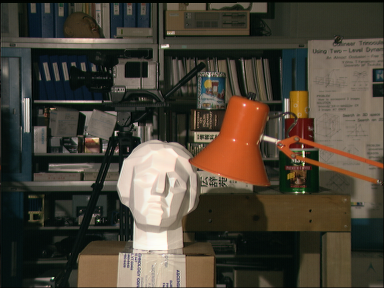
#> input picture 3_DepthFromStereo/data/section-1-disparity-map/scene_L.ppm, 384 x 288 px, found by its file name
$ jupyter execute --allow-errors q1.ipynb   (shell and % lines are left out)
#> lines starting #> are read from the running program, lines starting #| are printed output that depends on the picture
[cell 1]
import cv2
import numpy as np
import maxflow
import graphmaker
from icecream import ic
import tomasi

[cell 2]
L = cv2.imread("/kaggle/input/mystereo/scene_L.ppm")
#> L is the input picture: shape (288, 384, 3); mean B, G, R 55.3, 67.6, 74.7
R = cv2.imread("/kaggle/input/mystereo/scene_R.ppm")
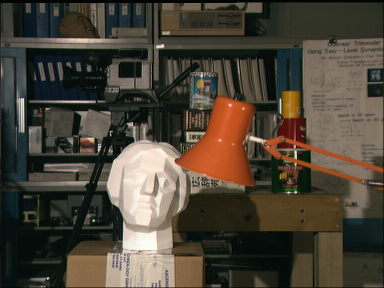
#> input picture 3_DepthFromStereo/data/section-1-disparity-map/scene_R.ppm, 384 x 288 px, found by its file name
#> R is the input picture: shape (288, 384, 3); mean B, G, R 55.4, 67.9, 75.3
L = cv2.resize(L, dsize=None, fx=0.5, fy=0.5)
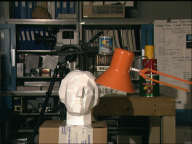
#> L: shape (144, 192, 3); mean B, G, R 55.5, 67.7, 74.8
R = cv2.resize(R, dsize=None, fx=0.5, fy=0.5)
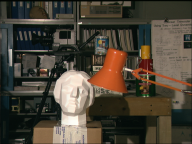
#> R: shape (144, 192, 3); mean B, G, R 55.6, 68, 75.4

[cell 3]
dispMin=-8
dispMax=8
dispSize=dispMax-dispMin+1

maxIter=1


occ=2**31-1
K=-1
lambda1=-1
lambda2=-1
denom=1

[cell 4]
currEnergy=0
nbs = [(0, -1), (1, 0)]
max_denom=16
edgethresh=8
disparity_map=np.ones_like(np.zeros((L.shape[0], L.shape[1]), dtype=np.int64), dtype=np.int64)*occ
vars_pre = np.zeros((L.shape[0], L.shape[1]), dtype=np.int64)
vars_post = np.zeros((L.shape[0], L.shape[1]), dtype=np.int64)
iterator = np.ones(shape=(L.shape[0], L.shape[1]))

# print(disparity_map.shape, vars_pre.shape, vars_post.shape, iterator.shape)

[cell 5]
def setParams():
	global K,denom, lambda1, lambda2, tom
	k = int((dispSize+2) / 4)
	if k < 3:
		k = 3

	sum_val = 0
	num = 0
	xmin = - dispMin
	xmax = R.shape[1] - dispMax
#> xmax = 184

	y_range = np.arange(L.shape[0])
#> y_range = 144 values from 0 to 143
	x_range = np.arange(xmin, xmax)
#> x_range = 176 values from 8 to 183
	d_range = np.arange(dispMin, dispMax + 1)

	for y in y_range:
		for x in x_range:
			delta = data_penalty_color((y, x), (y, x + d_range))
			delta.sort()
			sum_val += delta[k-1]
			num += 1
#> after the loop, num = 0; sum_val = 0
	assert (num != 0 and sum_val != 0)

	K = sum_val / num
	lambda2=K/5
	lambda1=3*lambda2

	print("K obtained:", K)

	min_error=float(2**30)
	for i in range(1,max_denom+1):
		tempK=int(i*K+0.5)
		tempLambda1=int(i*lambda1+0.5)
		tempLambda2=int(i*lambda2+0.5)
		e=abs(tempK/(i*K)-1.0)+abs(tempLambda1/(i*lambda1)-1.0)+abs(tempLambda2/(i*lambda2)-1.0)
		if e<min_error:
			min_error=e
			K=tempK
			lambda1=tempLambda1
			lambda2=tempLambda2
			denom=i

def data_penalty_color(yx1, yx2):
	global L,R,tom
	y1, x1 = yx1
	y2, x2 = yx2
	return tom.get_tomasi_penalty(yx1,yx2,L,R, cutoff=30)
	# return np.sum(np.abs(L[y1, x1] - R[y2, x2])**2, axis=-1)/3
